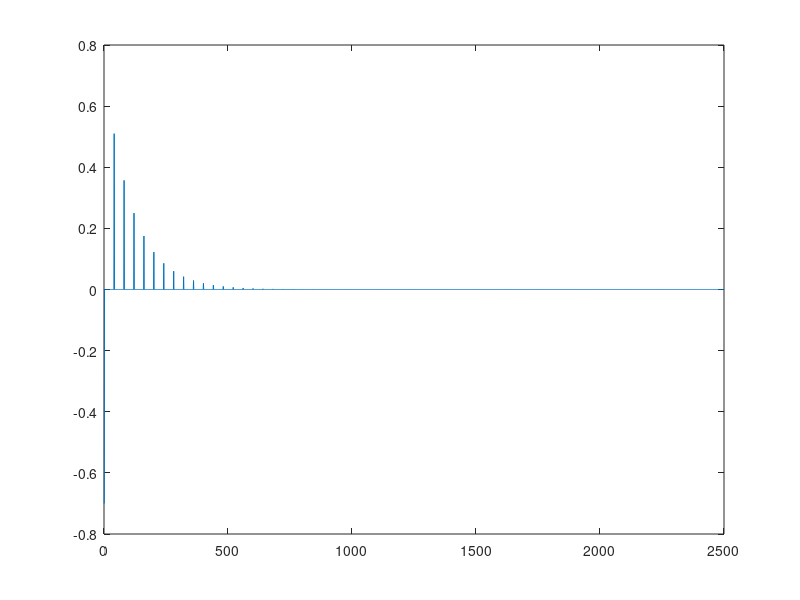

MATLAB code for this plot:
% Author: T. Lokki 
% Create an impulse 
x = zeros(1,2500); 
x(1) = 1; 
% Delay line and read position 
A = zeros(1,100); 
Adelay=40; 
% Output vector 
ir = zeros(1,2500); 
% Feedback gain 
g=0.7; 
% Comb-allpass filtering 
for n = 1:length(ir) 
    tmp = A(Adelay) + x(n)*(-g); 
    A = [(tmp*g + x(n))  A(1:length(A)-1)]; 
    ir(n) = tmp; 
end  
% Plot the filtering result 
plot(ir)